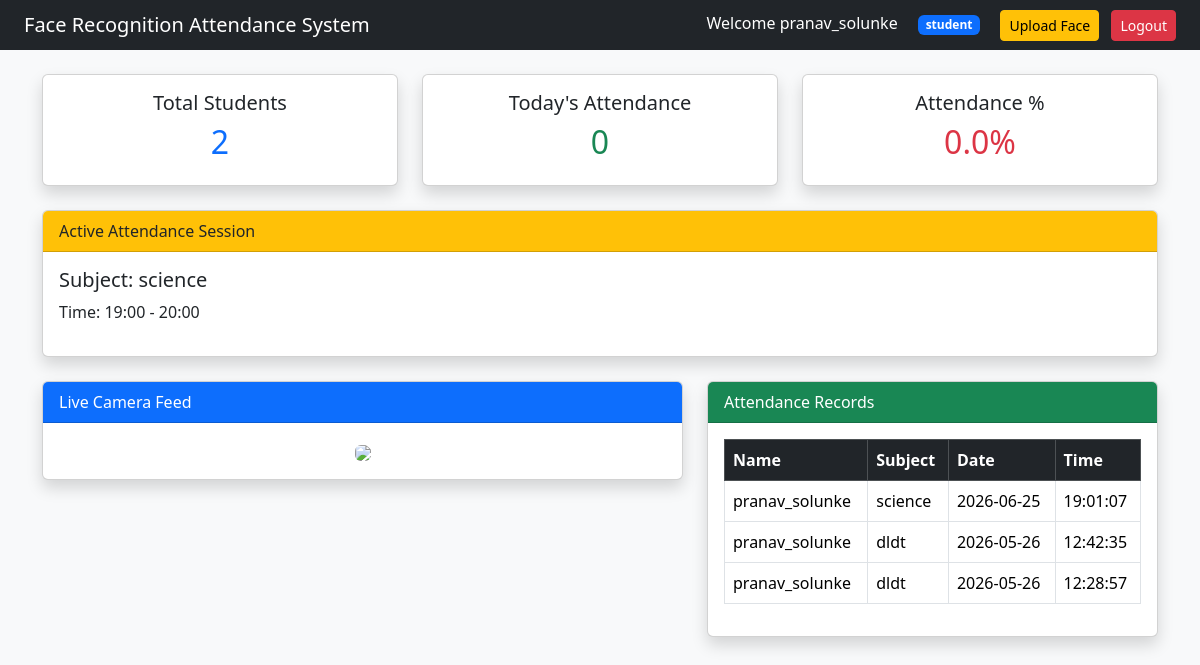
/ (signed in), run on the app's committed database.
### tables this page shows
CREATE TABLE active_session (

    id INTEGER PRIMARY KEY AUTOINCREMENT,

    subject TEXT NOT NULL,

    start_time TEXT NOT NULL,

    end_time TEXT NOT NULL
);

CREATE TABLE attendance (

    id INTEGER PRIMARY KEY AUTOINCREMENT,

    username TEXT NOT NULL,

    subject TEXT NOT NULL,

    date TEXT NOT NULL,

    time TEXT NOT NULL
);

### app.py (the view)
@app.route("/")
def dashboard():
    if "user" not in session:
        return redirect(
            url_for("login")
        )
    conn = sqlite3.connect(
        "users.db"
    )
    cursor = conn.cursor()
    if session["role"] == "admin":
        cursor.execute(
            """
            SELECT username,
                   subject,
                   date,
                   time

            FROM attendance

            ORDER BY id DESC
            """
        )
    else:
        cursor.execute(
            """
            SELECT username,
                   subject,
                   date,
                   time

            FROM attendance

            WHERE username=?

            ORDER BY id DESC
            """,
            (session["user"],)
        )
    attendance_data = cursor.fetchall()
    cursor.execute(
        """
        SELECT COUNT(*)
        FROM users
        WHERE role='student'
        """
    )
    total_students = cursor.fetchone()[0]
    today_date = datetime.now().strftime(
        "%Y-%m-%d"
    )
    cursor.execute(
        """
        SELECT COUNT(DISTINCT username)
        FROM attendance
        WHERE date=?
        """,
        (today_date,)
    )
    today_attendance = cursor.fetchone()[0]
    attendance_percentage = 0
    if total_students > 0:
        attendance_percentage = round(
            (
                today_attendance /
                total_students
            ) * 100,
            2
        )
    cursor.execute(
        """
        SELECT subject,
               start_time,
               end_time

        FROM active_session

        LIMIT 1
        """
    )
    active_session = cursor.fetchone()
    conn.close()
    return render_template(
        "index.html",
        attendance=attendance_data,
        username=session["user"],
        role=session["role"],
        active_session=active_session,
        total_students=total_students,
        today_attendance=today_attendance,
        attendance_percentage=attendance_percentage
    )

### templates/index.html (shortened to what this page needs)
<!DOCTYPE html>
<html lang="en">
<head>
    <link
        href="https://cdn.jsdelivr.net/npm/bootstrap@5.3.3/dist/css/bootstrap.min.css"
        rel="stylesheet">
</head>
<body class="bg-light">
    <nav class="navbar navbar-dark bg-dark px-4">
        <span class="navbar-brand mb-0 h1">
            Face Recognition Attendance System
        </span>
        <div>
            <span class="text-white me-3">
                Welcome {{ username }}
            </span>
            <span class="badge bg-primary me-3">
                {{ role }}
            </span>
            <a href="/upload"
               class="btn btn-warning btn-sm me-2">
                Upload Face
            </a>
            <a href="/logout"
               class="btn btn-danger btn-sm">
                Logout
            </a>
        </div>
    </nav>
    <div class="container mt-4">
<div class="row mb-4">
    <div class="col-md-4">
        <div class="card shadow text-center">
            <div class="card-body">
                <h5>Total Students</h5>
                <h2 class="text-primary">
                    {{ total_students }}
                </h2>
            </div>
        </div>
    </div>
    <div class="col-md-4">
        <div class="card shadow text-center">
            <div class="card-body">
                <h5>Today's Attendance</h5>
                <h2 class="text-success">
                    {{ today_attendance }}
                </h2>
            </div>
        </div>
    </div>
    <div class="col-md-4">
        <div class="card shadow text-center">
            <div class="card-body">
                <h5>Attendance %</h5>
                <h2 class="text-danger">
                    {{ attendance_percentage }}%
                </h2>
            </div>
        </div>
    </div>
</div>
        <div class="card shadow mb-4">
            <div class="card-header bg-warning">
                Active Attendance Session
            </div>
            <div class="card-body">
                {% if active_session %}
                    <h5>
                        Subject:
                        {{ active_session[0] }}
                    </h5>
                    <p>
                        Time:
                        {{ active_session[1] }}
                        -
                        {{ active_session[2] }}
                    </p>
                {% else %}
                    <p>
                        No active session
                    </p>
                {% endif %}
            </div>
        </div>
        <div class="row">
            <div class="col-lg-7">
                <div class="card shadow">
                    <div class="card-header bg-primary text-white">
                        Live Camera Feed
                    </div>
                    <div class="card-body text-center">
                        <img src="{{ url_for('video_feed') }}"
                             class="img-fluid rounded">
                    </div>
                </div>
            </div>
            <div class="col-lg-5">
                <div class="card shadow">
                    <div class="card-header bg-success text-white">
                        Attendance Records
                    </div>
                    <div class="card-body">
                        <div class="table-responsive">
                            <table class="table table-bordered table-hover">
                                <thead class="table-dark">
                                    <tr>
                                        <th>Name</th>
                                        <th>Subject</th>
                                        <th>Date</th>
                                        <th>Time</th>
                                    </tr>
                                </thead>
                                <tbody>
                                    {% for row in attendance %}
                                    <tr>
                                        <td>{{ row[0] }}</td>
                                        <td>{{ row[1] }}</td>
                                        <td>{{ row[2] }}</td>
                                        <td>{{ row[3] }}</td>
                                    </tr>
                                    {% endfor %}
                                </tbody>
                            </table>
                        </div>
                    </div>
                </div>
            </div>
        </div>
    </div>
</body>
</html>

### data on the page
active_session: subject "science", start_time "19:00", end_time "20:00"
attendance: username "pranav_solunke", subject "science", date "2026-06-25", time "19:01:07"
attendance: username "pranav_solunke", subject "dldt", date "2026-05-26", time "12:42:35"
attendance: username "pranav_solunke", subject "dldt", date "2026-05-26", time "12:28:57"

### other printed values
{{ username }} "pranav_solunke"
{{ role }} "student"
{{ total_students }} "2"
{{ today_attendance }} "0"
{{ attendance_percentage }} "0.0"
